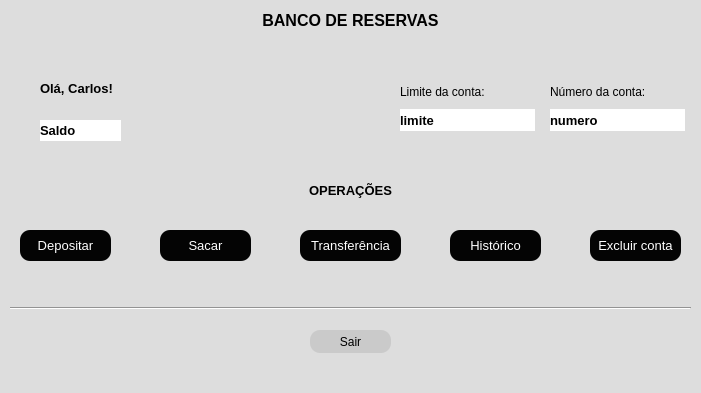
<?xml version="1.0" encoding="UTF-8"?>
<ui version="4.0">
 <class>MainWindow</class>
 <widget class="QMainWindow" name="MainWindow">
  <property name="geometry">
   <rect>
    <x>0</x>
    <y>0</y>
    <width>701</width>
    <height>393</height>
   </rect>
  </property>
  <property name="minimumSize">
   <size>
    <width>701</width>
    <height>393</height>
   </size>
  </property>
  <property name="maximumSize">
   <size>
    <width>701</width>
    <height>393</height>
   </size>
  </property>
  <property name="windowTitle">
   <string>MainWindow</string>
  </property>
  <property name="styleSheet">
   <string notr="true">background-color: rgb(221, 221, 221);</string>
  </property>
  <widget class="QWidget" name="centralwidget">
   <widget class="QPushButton" name="btn_depositar">
    <property name="geometry">
     <rect>
      <x>20</x>
      <y>230</y>
      <width>91</width>
      <height>31</height>
     </rect>
    </property>
    <property name="font">
     <font>
      <pointsize>10</pointsize>
     </font>
    </property>
    <property name="cursor">
     <cursorShape>PointingHandCursor</cursorShape>
    </property>
    <property name="styleSheet">
     <string notr="true">QPushButton{
color: rgb(255, 255, 255);
	background-color: rgb(4, 4, 4);
border-radius: 10px;
}

QPushButton:hover{
background-color: rgb(255, 255, 255);
	color: rgb(0, 0, 0);
}</string>
    </property>
    <property name="text">
     <string>Depositar</string>
    </property>
   </widget>
   <widget class="QPushButton" name="btn_sacar">
    <property name="geometry">
     <rect>
      <x>160</x>
      <y>230</y>
      <width>91</width>
      <height>31</height>
     </rect>
    </property>
    <property name="font">
     <font>
      <pointsize>10</pointsize>
     </font>
    </property>
    <property name="cursor">
     <cursorShape>PointingHandCursor</cursorShape>
    </property>
    <property name="styleSheet">
     <string notr="true">QPushButton{
color: rgb(255, 255, 255);
	background-color: rgb(4, 4, 4);
border-radius: 10px;
}

QPushButton:hover{
background-color: rgb(255, 255, 255);
	color: rgb(0, 0, 0);
}</string>
    </property>
    <property name="text">
     <string>Sacar</string>
    </property>
   </widget>
   <widget class="QPushButton" name="btn_transferencia">
    <property name="geometry">
     <rect>
      <x>300</x>
      <y>230</y>
      <width>101</width>
      <height>31</height>
     </rect>
    </property>
    <property name="font">
     <font>
      <pointsize>10</pointsize>
     </font>
    </property>
    <property name="cursor">
     <cursorShape>PointingHandCursor</cursorShape>
    </property>
    <property name="styleSheet">
     <string notr="true">QPushButton{
color: rgb(255, 255, 255);
	background-color: rgb(4, 4, 4);
border-radius: 10px;
}

QPushButton:hover{
background-color: rgb(255, 255, 255);
	color: rgb(0, 0, 0);
}</string>
    </property>
    <property name="text">
     <string>Transferência</string>
    </property>
   </widget>
   <widget class="QPushButton" name="btn_historico">
    <property name="geometry">
     <rect>
      <x>450</x>
      <y>230</y>
      <width>91</width>
      <height>31</height>
     </rect>
    </property>
    <property name="font">
     <font>
      <pointsize>10</pointsize>
     </font>
    </property>
    <property name="cursor">
     <cursorShape>PointingHandCursor</cursorShape>
    </property>
    <property name="styleSheet">
     <string notr="true">QPushButton{
color: rgb(255, 255, 255);
	background-color: rgb(4, 4, 4);
border-radius: 10px;
}

QPushButton:hover{
background-color: rgb(255, 255, 255);
	color: rgb(0, 0, 0);
}</string>
    </property>
    <property name="text">
     <string>Histórico</string>
    </property>
   </widget>
   <widget class="QPushButton" name="btn_excluir">
    <property name="geometry">
     <rect>
      <x>590</x>
      <y>230</y>
      <width>91</width>
      <height>31</height>
     </rect>
    </property>
    <property name="font">
     <font>
      <pointsize>10</pointsize>
     </font>
    </property>
    <property name="cursor">
     <cursorShape>PointingHandCursor</cursorShape>
    </property>
    <property name="styleSheet">
     <string notr="true">QPushButton{
color: rgb(255, 255, 255);
	background-color: rgb(4, 4, 4);
border-radius: 10px;
}

QPushButton:hover{
background-color: rgb(255, 255, 255);
	color: rgb(0, 0, 0);
}</string>
    </property>
    <property name="text">
     <string>Excluir conta</string>
    </property>
   </widget>
   <widget class="QPushButton" name="btn_sair">
    <property name="geometry">
     <rect>
      <x>310</x>
      <y>330</y>
      <width>81</width>
      <height>23</height>
     </rect>
    </property>
    <property name="cursor">
     <cursorShape>PointingHandCursor</cursorShape>
    </property>
    <property name="styleSheet">
     <string notr="true">QPushButton{
	color: rgb(0, 0, 0);
	background-color: rgb(202, 202, 202);
border-radius: 10px;
}

QPushButton:hover{
background-color: rgb(122, 122, 122);
color: rgb(255, 255, 255);

}</string>
    </property>
    <property name="text">
     <string>Sair</string>
    </property>
   </widget>
   <widget class="Line" name="line">
    <property name="geometry">
     <rect>
      <x>10</x>
      <y>300</y>
      <width>681</width>
      <height>16</height>
     </rect>
    </property>
    <property name="orientation">
     <enum>Qt::Horizontal</enum>
    </property>
   </widget>
   <widget class="QWidget" name="layoutWidget">
    <property name="geometry">
     <rect>
      <x>0</x>
      <y>180</y>
      <width>701</width>
      <height>20</height>
     </rect>
    </property>
    <layout class="QHBoxLayout" name="horizontalLayout">
     <item>
      <widget class="QLabel" name="label_2">
       <property name="text">
        <string/>
       </property>
      </widget>
     </item>
     <item>
      <widget class="QLabel" name="lb_op">
       <property name="font">
        <font>
         <pointsize>10</pointsize>
         <weight>75</weight>
         <bold>true</bold>
        </font>
       </property>
       <property name="text">
        <string>OPERAÇÕES</string>
       </property>
       <property name="alignment">
        <set>Qt::AlignCenter</set>
       </property>
      </widget>
     </item>
     <item>
      <widget class="QLabel" name="label_3">
       <property name="text">
        <string/>
       </property>
      </widget>
     </item>
    </layout>
   </widget>
   <widget class="QWidget" name="layoutWidget">
    <property name="geometry">
     <rect>
      <x>400</x>
      <y>80</y>
      <width>135</width>
      <height>51</height>
     </rect>
    </property>
    <layout class="QVBoxLayout" name="verticalLayout">
     <item>
      <widget class="QLabel" name="lb_limite">
       <property name="font">
        <font>
         <pointsize>9</pointsize>
        </font>
       </property>
       <property name="text">
        <string>Limite da conta: </string>
       </property>
      </widget>
     </item>
     <item>
      <widget class="QLabel" name="txt_limite">
       <property name="font">
        <font>
         <pointsize>10</pointsize>
         <weight>75</weight>
         <bold>true</bold>
        </font>
       </property>
       <property name="styleSheet">
        <string notr="true">background-color: rgb(255, 255, 255);</string>
       </property>
       <property name="text">
        <string>limite</string>
       </property>
      </widget>
     </item>
    </layout>
   </widget>
   <widget class="QLabel" name="label_4">
    <property name="geometry">
     <rect>
      <x>0</x>
      <y>10</y>
      <width>701</width>
      <height>20</height>
     </rect>
    </property>
    <property name="font">
     <font>
      <pointsize>12</pointsize>
      <weight>75</weight>
      <bold>true</bold>
     </font>
    </property>
    <property name="text">
     <string>BANCO DE RESERVAS</string>
    </property>
    <property name="alignment">
     <set>Qt::AlignCenter</set>
    </property>
   </widget>
   <widget class="QWidget" name="layoutWidget">
    <property name="geometry">
     <rect>
      <x>550</x>
      <y>80</y>
      <width>135</width>
      <height>51</height>
     </rect>
    </property>
    <layout class="QVBoxLayout" name="verticalLayout_2">
     <item>
      <widget class="QLabel" name="label">
       <property name="text">
        <string>Número da conta: </string>
       </property>
      </widget>
     </item>
     <item>
      <widget class="QLabel" name="txt_numero">
       <property name="font">
        <font>
         <pointsize>10</pointsize>
         <weight>75</weight>
         <bold>true</bold>
        </font>
       </property>
       <property name="styleSheet">
        <string notr="true">background-color: rgb(255, 255, 255);</string>
       </property>
       <property name="text">
        <string>numero</string>
       </property>
      </widget>
     </item>
    </layout>
   </widget>
   <widget class="QLabel" name="txt_ola_nome">
    <property name="geometry">
     <rect>
      <x>40</x>
      <y>80</y>
      <width>91</width>
      <height>16</height>
     </rect>
    </property>
    <property name="font">
     <font>
      <pointsize>10</pointsize>
      <weight>75</weight>
      <bold>true</bold>
     </font>
    </property>
    <property name="text">
     <string>Olá, Carlos!</string>
    </property>
   </widget>
   <widget class="QWidget" name="widget" native="true">
    <property name="geometry">
     <rect>
      <x>40</x>
      <y>110</y>
      <width>131</width>
      <height>41</height>
     </rect>
    </property>
    <widget class="QPushButton" name="btn_verSaldo">
     <property name="geometry">
      <rect>
       <x>90</x>
       <y>10</y>
       <width>31</width>
       <height>21</height>
      </rect>
     </property>
     <property name="cursor">
      <cursorShape>PointingHandCursor</cursorShape>
     </property>
     <property name="toolTip">
      <string>&lt;html&gt;&lt;head/&gt;&lt;body&gt;&lt;p&gt;Ver saldo&lt;/p&gt;&lt;/body&gt;&lt;/html&gt;</string>
     </property>
     <property name="whatsThis">
      <string>&lt;html&gt;&lt;head/&gt;&lt;body&gt;&lt;p&gt;Ver saldo&lt;/p&gt;&lt;/body&gt;&lt;/html&gt;</string>
     </property>
     <property name="styleSheet">
      <string notr="true">

QPushButton{
image: url(:/icons/imgs/svgviewer-output.svg);
border-radius: 5px;
}

QPushButton:hover{
background-color: rgb(255, 255, 255);
	color: rgb(0, 0, 0);
}</string>
     </property>
     <property name="text">
      <string/>
     </property>
    </widget>
    <widget class="QLabel" name="txt_saldo">
     <property name="geometry">
      <rect>
       <x>0</x>
       <y>10</y>
       <width>81</width>
       <height>21</height>
      </rect>
     </property>
     <property name="font">
      <font>
       <pointsize>10</pointsize>
       <weight>75</weight>
       <bold>true</bold>
      </font>
     </property>
     <property name="styleSheet">
      <string notr="true">background-color: rgb(255, 255, 255);</string>
     </property>
     <property name="text">
      <string>Saldo</string>
     </property>
    </widget>
   </widget>
  </widget>
  <widget class="QMenuBar" name="menubar">
   <property name="geometry">
    <rect>
     <x>0</x>
     <y>0</y>
     <width>701</width>
     <height>21</height>
    </rect>
   </property>
  </widget>
  <widget class="QStatusBar" name="statusbar"/>
 </widget>
 <resources>
  <include location="icons.qrc"/>
 </resources>
 <connections/>
</ui>
